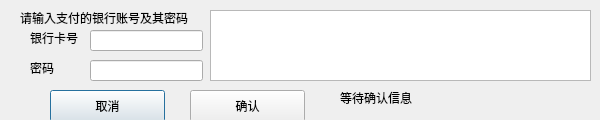
<?xml version="1.0" encoding="UTF-8"?>
<ui version="4.0">
 <class>pay</class>
 <widget class="QDialog" name="pay">
  <property name="geometry">
   <rect>
    <x>0</x>
    <y>0</y>
    <width>600</width>
    <height>120</height>
   </rect>
  </property>
  <property name="windowTitle">
   <string>Dialog</string>
  </property>
  <widget class="QLabel" name="label">
   <property name="geometry">
    <rect>
     <x>20</x>
     <y>10</y>
     <width>241</width>
     <height>16</height>
    </rect>
   </property>
   <property name="text">
    <string>请输入支付的银行账号及其密码</string>
   </property>
  </widget>
  <widget class="QLineEdit" name="ban">
   <property name="geometry">
    <rect>
     <x>90</x>
     <y>30</y>
     <width>113</width>
     <height>21</height>
    </rect>
   </property>
   <property name="maxLength">
    <number>4</number>
   </property>
  </widget>
  <widget class="QLineEdit" name="psw">
   <property name="geometry">
    <rect>
     <x>90</x>
     <y>60</y>
     <width>113</width>
     <height>21</height>
    </rect>
   </property>
   <property name="maxLength">
    <number>6</number>
   </property>
   <property name="echoMode">
    <enum>QLineEdit::Password</enum>
   </property>
  </widget>
  <widget class="QLabel" name="label_2">
   <property name="geometry">
    <rect>
     <x>30</x>
     <y>30</y>
     <width>59</width>
     <height>16</height>
    </rect>
   </property>
   <property name="text">
    <string>银行卡号</string>
   </property>
  </widget>
  <widget class="QLabel" name="label_3">
   <property name="geometry">
    <rect>
     <x>30</x>
     <y>60</y>
     <width>59</width>
     <height>16</height>
    </rect>
   </property>
   <property name="text">
    <string>密码</string>
   </property>
  </widget>
  <widget class="QTableView" name="tableView">
   <property name="geometry">
    <rect>
     <x>210</x>
     <y>10</y>
     <width>381</width>
     <height>71</height>
    </rect>
   </property>
  </widget>
  <widget class="QPushButton" name="cancel">
   <property name="geometry">
    <rect>
     <x>50</x>
     <y>90</y>
     <width>115</width>
     <height>32</height>
    </rect>
   </property>
   <property name="text">
    <string>取消</string>
   </property>
  </widget>
  <widget class="QPushButton" name="confirm">
   <property name="geometry">
    <rect>
     <x>190</x>
     <y>90</y>
     <width>115</width>
     <height>32</height>
    </rect>
   </property>
   <property name="text">
    <string>确认</string>
   </property>
  </widget>
  <widget class="QLabel" name="label_4">
   <property name="geometry">
    <rect>
     <x>340</x>
     <y>90</y>
     <width>201</width>
     <height>16</height>
    </rect>
   </property>
   <property name="text">
    <string>等待确认信息</string>
   </property>
  </widget>
 </widget>
 <resources/>
 <connections/>
</ui>
